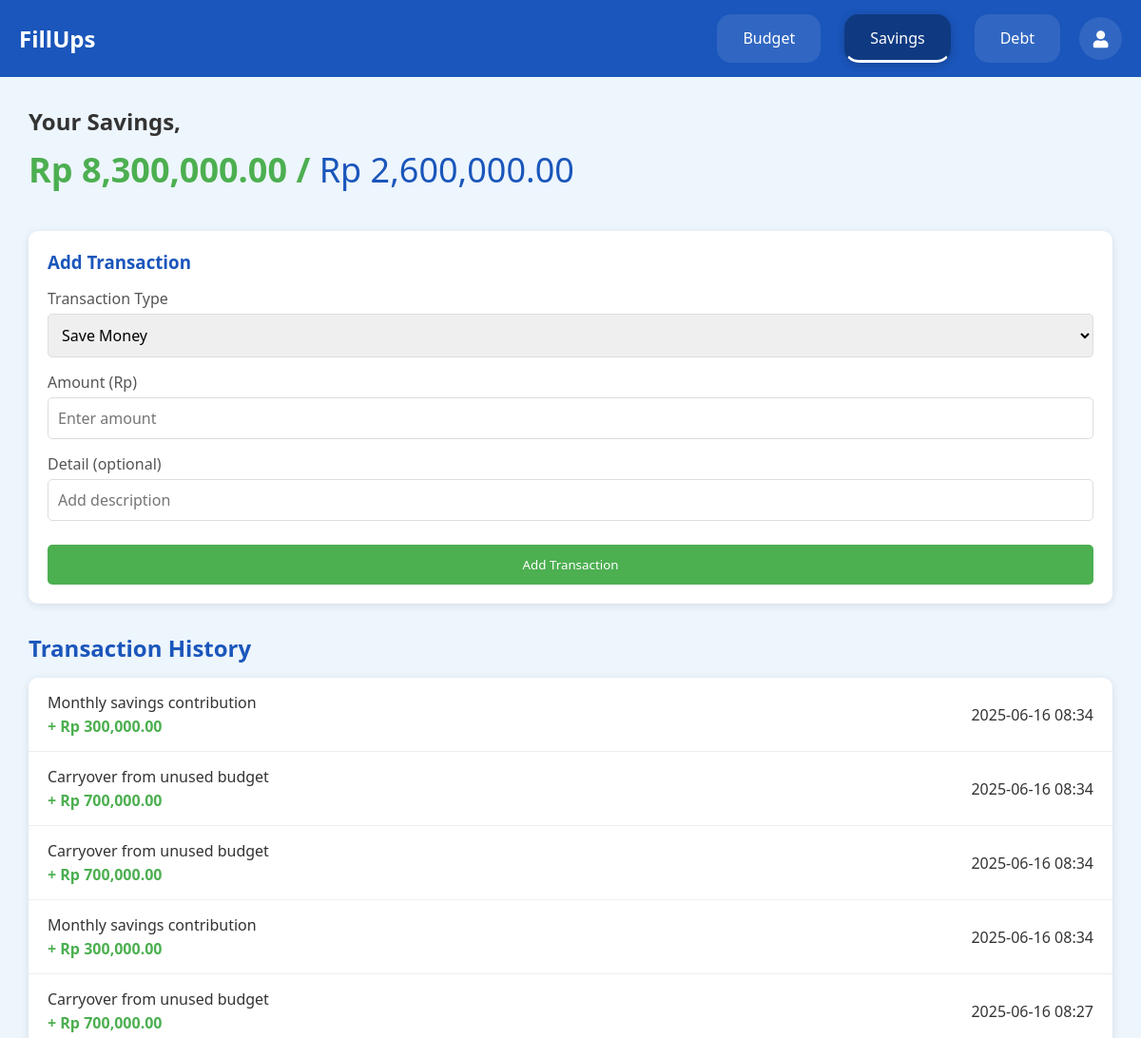
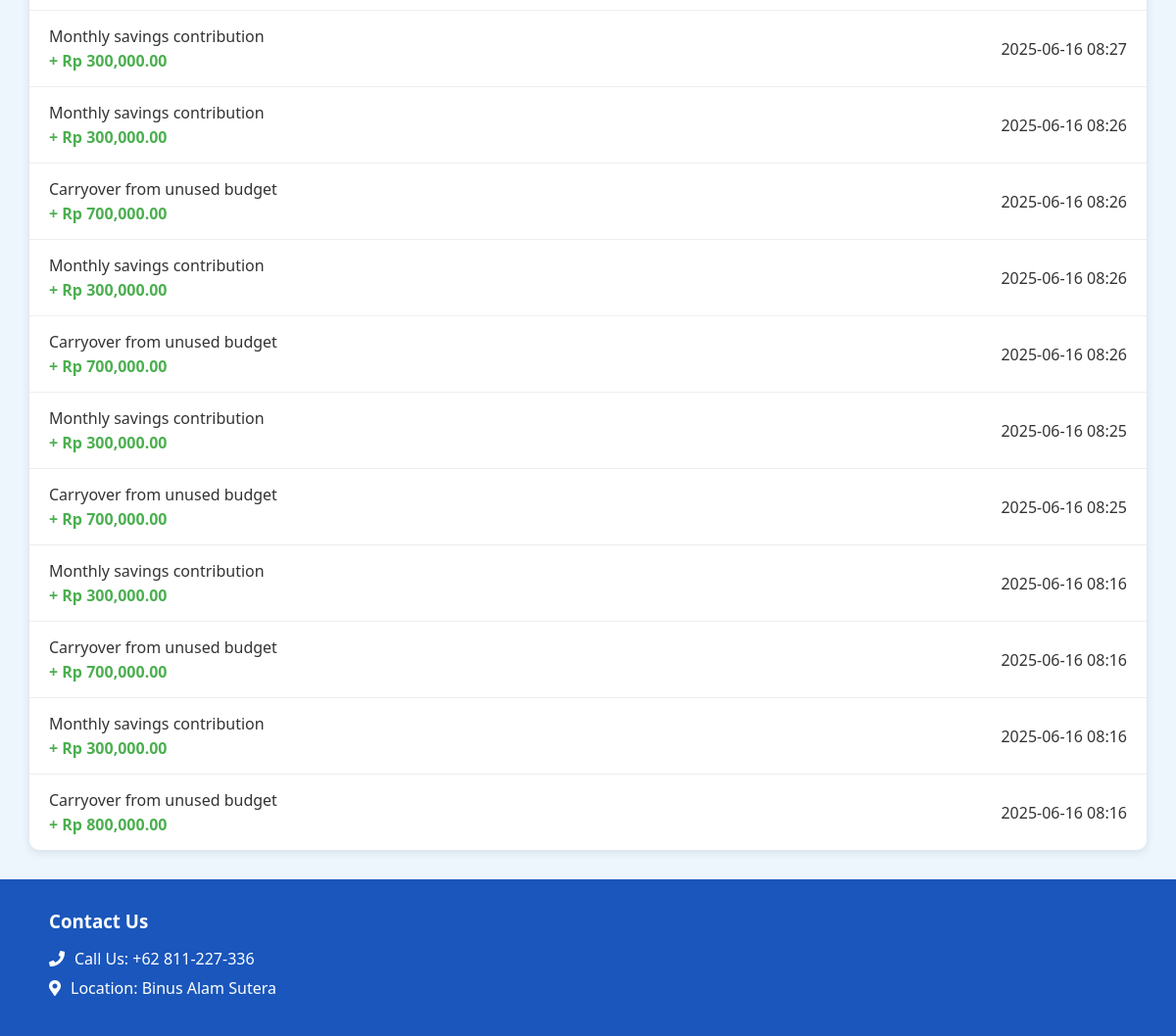
/savings (signed in), run on the app's committed database (2 pictures, top to bottom).
### models.py (models this page shows)
class Savings(db.Model):
    id = db.Column(db.Integer, primary_key=True)
    curr_savings = db.Column(db.Float, nullable=False)
    saving_goal = db.Column(db.Float, nullable=True)  # <-- New field added
    date = db.Column(db.DateTime, nullable=True)
    detail = db.Column(db.Text, nullable=True)

class SavingsTransaction(db.Model):
    id = db.Column(db.Integer, primary_key=True)
    savings_id = db.Column(db.Integer, db.ForeignKey('savings.id'), nullable=False)  # <-- fix here
    action = db.Column(db.String(10), nullable=False)  # 'save' or 'spend'
    amount = db.Column(db.Float, nullable=False)
    detail = db.Column(db.Text, nullable=True)
    date = db.Column(db.DateTime, nullable=False)
    savings = db.relationship('Savings', backref=db.backref('transactions', lazy=True))

### routes.py (the view, shortened to what this page needs)
@BP.route('/savings', methods=['GET', 'POST'])
@login_required_manual
def savings():
    user = get_current_user()
    if not user:
        return redirect(url_for('BP.login'))
    savings = Savings.query.get(user.savings_id) if user.savings_id else None
    budget = user.budget if user else None
    transactions = SavingsTransaction.query.filter_by(savings_id=savings.id).order_by(SavingsTransaction.date.desc()).all() if savings else []
    return render_template(
        'savings.html',
        savings=savings,
        curr_savings=savings.curr_savings if savings else 0,
        saving_goal=savings.saving_goal if savings and savings.saving_goal else 0,
        transactions=transactions,
        budget=budget
    )

### routes.py (called while the page is built)
def login_required_manual(f):
    @wraps(f)
    def decorated_function(*args, **kwargs):
        if 'user_id' not in session:
            if request.headers.get('X-Requested-With') == 'XMLHttpRequest':
                return jsonify(success=False, message="Not logged in"), 401
            return redirect(url_for('BP.login'))
        return f(*args, **kwargs)
    return decorated_function

def get_current_user():
    user_id = session.get('user_id')
    if user_id:
        return User.query.get(user_id)
    return None

### templates/savings.html (shortened to what this page needs)
<!DOCTYPE html>
<html lang="en">
<head>
    <link rel="stylesheet" href="/static/saving.css">
    <link rel="stylesheet" href="https://cdnjs.cloudflare.com/ajax/libs/font-awesome/5.15.4/css/all.min.css">
</head>
<body>
    <div class="container">
        <header>
            <a href="/" class="logo">FillUps</a>
            <nav>
                <a href="/budget">Budget</a>
                <a href="/savings" class="active">Savings</a>
                <a href="/debts">Debt</a>
            </nav>
            <a href="/account" class="account-icon" title="Account">
                <i class="fas fa-user"></i>
            </a>
        </header>
        <div class="content">
            <h1 class="savings-title">Your Savings,</h1>
            <div class="savings-amount">
                <span id="currentSavings">Rp {{ "{:,.2f}".format(curr_savings) }}</span> /
                <span id="savingsGoal">Rp {{ "{:,.2f}".format(saving_goal) }}</span>
            </div>
            <div class="transaction-form">
                <h3>Add Transaction</h3>
                <form id="transactionForm" method="POST" action="{{ url_for('BP.savings') }}">
                    <div class="form-group">
                        <label for="transactionType">Transaction Type</label>
                        <select id="transactionType" name="action" required>
                            <option value="save">Save Money</option>
                        </select>
                    </div>
                    <div class="form-group">
                        <label for="amount">Amount (Rp)</label>
                        <input
                            type="number"
                            id="amount"
                            name="amount"
                            placeholder="Enter amount"
                            required
                            min="0.01"
                            step="0.01"
                        />
                    </div>
                    <div class="form-group">
                        <label for="detail">Detail (optional)</label>
                        <input type="text" id="detail" name="detail" placeholder="Add description" />
                    </div>
                    <button type="submit" class="submit-btn">Add Transaction</button>
                </form>
            </div>
            <div class="transaction-section">
                <h2>Transaction History</h2>
                <div class="transaction-list" id="transactionList">
                    {% for txn in transactions %}
                    <div class="transaction-item {% if txn.action == 'save' %}income{% else %}expense{% endif %}">
                        <div class="transaction-details">
                            <div class="transaction-category">{{ txn.detail or txn.category or 'No detail' }}</div>
                            <div class="transaction-amount">
                                {% if txn.action == 'save' %}
                                    + Rp {{ "{:,.2f}".format(txn.amount) }}
                                {% else %}
                                    - Rp {{ "{:,.2f}".format(txn.amount) }}
                                {% endif %}
                            </div>
                        </div>
                        <div class="transaction-date">{{ txn.date.strftime('%Y-%m-%d %H:%M') if txn.date else '' }}</div>
                    </div>
                    {% else %}
                    <p>No transactions yet.</p>
                    {% endfor %}
                </div>
            </div>
        </div>
        <footer>
            <div class="footer-content">
                <h3>Contact Us</h3>
                <div class="contact-info">
                    <p><i class="fas fa-phone"></i> Call Us: +62 811-227-336</p>
                    <p><i class="fas fa-map-marker-alt"></i> Location: Binus Alam Sutera</p>
                </div>
            </div>
        </footer>
    </div>
</body>
</html>

### static/saving.css (style rules this page uses)
* { margin: 0; padding: 0; box-sizing: border-box; font-family: 'Segoe UI', Tahoma, Geneva, Verdana, sans-serif; }
body { background-color: #f5f8fc; color: #333; }
.container { width: 100%; margin: 0; padding: 0; box-shadow: 0 0 20px rgba(0, 0, 0, 0.1); display: flex; flex-direction: column; min-height: 100vh; }
header { background-color: #1a56bb; color: white; padding: 15px 20px; display: flex; justify-content: space-between; align-items: center; }
.logo { font-size: 24px; font-weight: bold; color: white; text-decoration: none; }
nav { display: flex; margin-left: auto; margin-right: 20px; gap: 25px; }
nav a { color: white; text-decoration: none; padding: 12px 25px; font-weight: 500; transition: all 0.3s ease; border-radius: 15px; background-color: rgba(255, 255, 255, 0.1); border: 2px solid transparent; }
nav a.active { background-color: #0f3a82; border-bottom: 3px solid #ffffff; border-radius: 15px; box-shadow: 0 2px 8px rgba(0, 0, 0, 0.2); }
.account-icon { background-color: rgba(255, 255, 255, 0.1); color: white; border: none; padding: 12px; border-radius: 50%; cursor: pointer; font-weight: 500; transition: all 0.3s ease; width: 45px; height: 45px; display: flex; align-items: center; justify-content: center; font-size: 18px; }
.content { padding: 30px; background-color: #edf5fd; flex-grow: 1; max-width: 1200px; margin: 0 auto; width: 100%; }
.savings-title { font-size: 24px; margin-bottom: 10px; color: #333; }
.savings-amount { font-size: 36px; font-weight: bold; margin-bottom: 40px; color: #4CAF50; }
#savingsGoal { color: #1a56bb; font-weight: normal; }
.transaction-form { background-color: white; padding: 20px; border-radius: 10px; box-shadow: 0 2px 10px rgba(0, 0, 0, 0.1); margin-bottom: 30px; }
.transaction-form h3 { margin-bottom: 15px; color: #1a56bb; }
.form-group { margin-bottom: 15px; }
.form-group label { display: block; margin-bottom: 5px; font-weight: 500; color: #555; }
.form-group select, .form-group input { width: 100%; padding: 10px; border: 1px solid #ddd; border-radius: 5px; font-size: 16px; }
.submit-btn { background-color: #4CAF50; color: white; border: none; padding: 12px 20px; border-radius: 5px; cursor: pointer; font-weight: 500; transition: all 0.3s ease; width: 100%; margin-top: 10px; }
.transaction-section h2 { margin-bottom: 15px; color: #1a56bb; }
.transaction-list { background-color: white; border-radius: 10px; overflow: hidden; box-shadow: 0 2px 10px rgba(0, 0, 0, 0.1); }
.transaction-item { padding: 15px 20px; border-bottom: 1px solid #eee; display: flex; justify-content: space-between; align-items: center; transition: background-color 0.3s ease; }
.transaction-item:last-child { border-bottom: none; }
.transaction-category { font-weight: 500; margin-bottom: 3px; }
.transaction-amount { font-weight: 600; }
.income .transaction-amount { color: #4CAF50; }
footer { background-color: #1a56bb; color: white; padding: 30px 50px; margin-top: auto; }
.footer-content { max-width: 1200px; margin: 0 ; }
.footer-content h3 { margin-bottom: 15px; }
.contact-info p { margin: 8px 0; display: flex; align-items: center; }
.contact-info i { margin-right: 10px; }

### data on the page
Savings: curr_savings "8,300,000.00", saving_goal "2,600,000.00"
SavingsTransaction: detail "Monthly savings contribution", amount "300,000.00", date "2025-06-16 08:34"
SavingsTransaction: detail "Carryover from unused budget", amount "700,000.00", date "2025-06-16 08:34"
SavingsTransaction: detail "Carryover from unused budget", amount "700,000.00", date "2025-06-16 08:34"
SavingsTransaction: detail "Monthly savings contribution", amount "300,000.00", date "2025-06-16 08:34"
SavingsTransaction: detail "Carryover from unused budget", amount "700,000.00", date "2025-06-16 08:27"
SavingsTransaction: detail "Monthly savings contribution", amount "300,000.00", date "2025-06-16 08:27"
SavingsTransaction: detail "Monthly savings contribution", amount "300,000.00", date "2025-06-16 08:26"
SavingsTransaction: detail "Carryover from unused budget", amount "700,000.00", date "2025-06-16 08:26"
SavingsTransaction: detail "Monthly savings contribution", amount "300,000.00", date "2025-06-16 08:26"
SavingsTransaction: detail "Carryover from unused budget", amount "700,000.00", date "2025-06-16 08:26"
SavingsTransaction: detail "Monthly savings contribution", amount "300,000.00", date "2025-06-16 08:25"
SavingsTransaction: detail "Carryover from unused budget", amount "700,000.00", date "2025-06-16 08:25"
SavingsTransaction: detail "Monthly savings contribution", amount "300,000.00", date "2025-06-16 08:16"
SavingsTransaction: detail "Carryover from unused budget", amount "700,000.00", date "2025-06-16 08:16"
SavingsTransaction: detail "Monthly savings contribution", amount "300,000.00", date "2025-06-16 08:16"
SavingsTransaction: detail "Carryover from unused budget", amount "800,000.00", date "2025-06-16 08:16"
